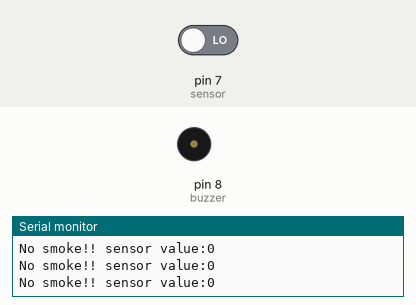
Simulated run of this sketch. Board: Arduino Uno, built with avr-gcc and run on an emulated ATmega328P. On the bench: buzzer (waves = sounding), the last lines printed to the serial monitor. The test bench sets the inputs (shaded band); at power-on: pin 7 (sensor) LOW.

Above: at 2.8 s.
2.9 s: pin 7 (sensor) driven HIGH
At 6.8 s:
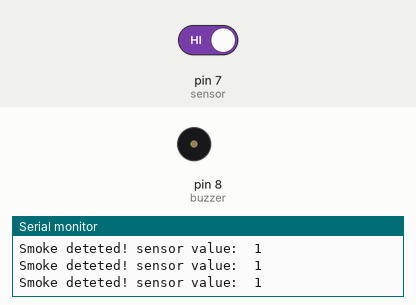
7.0 s: pin 7 (sensor) driven LOW
At 8.1 s:
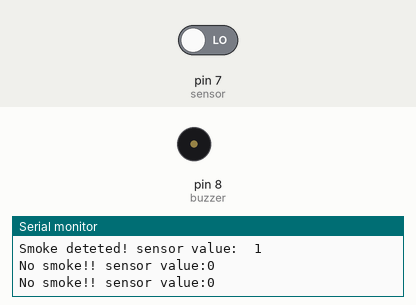
Timing chart, 0 to 10.0 s (numbered marks = the images above; inputs shaded):
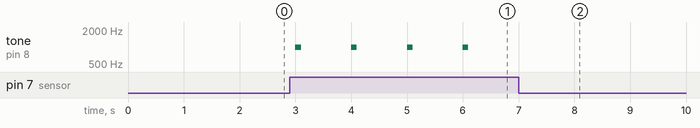

Measured:
- after the input at 2.9 s, tone on pin 8 (buzzer): alternates 1000 Hz for 0.10 s and silent for 0.90 s, starting after 0.10 s
- after the input at 7.0 s, tone on pin 8 (buzzer): stops changing and stays silent

The sketch:

gas_sensor_in_digital_mode.ino
```cpp
const int buzzer=8; //Connect buzzer to digital pin 8
const int sensor=7; //Connect the gas sensor to analog pin 7

void setup()
{
    Serial.begin(9600); //set the serial port to 9600
pinMode(buzzer, OUTPUT); //set buzzer as output
  pinMode(sensor, INPUT); //set gas sensor as input

}

void loop() {

int sensor_value=digitalRead(sensor);  //read the gas sensor value at pin A2
if(sensor_value) //if sensor value is 1

{
 tone(buzzer,1000,100); //ON the buzzer
  Serial.print("Smoke deteted! sensor value:  "); //print on serial monitor
  Serial.println(sensor_value);
}
else //if sensor value is 0
{
  noTone(buzzer); //OFF the buzzer
  Serial.print("No smoke!! sensor value:"); //print on serial monitor
  Serial.println(sensor_value);
}
delay(1000); //wait
}
```
